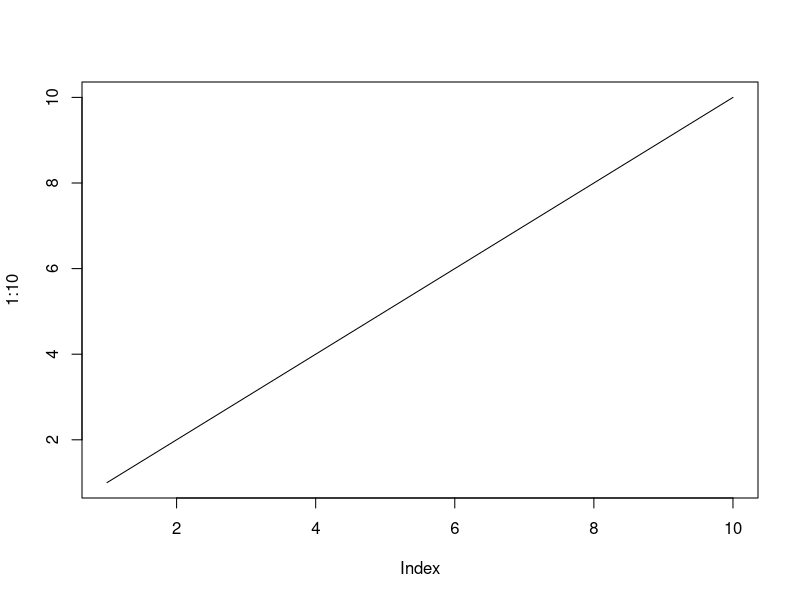
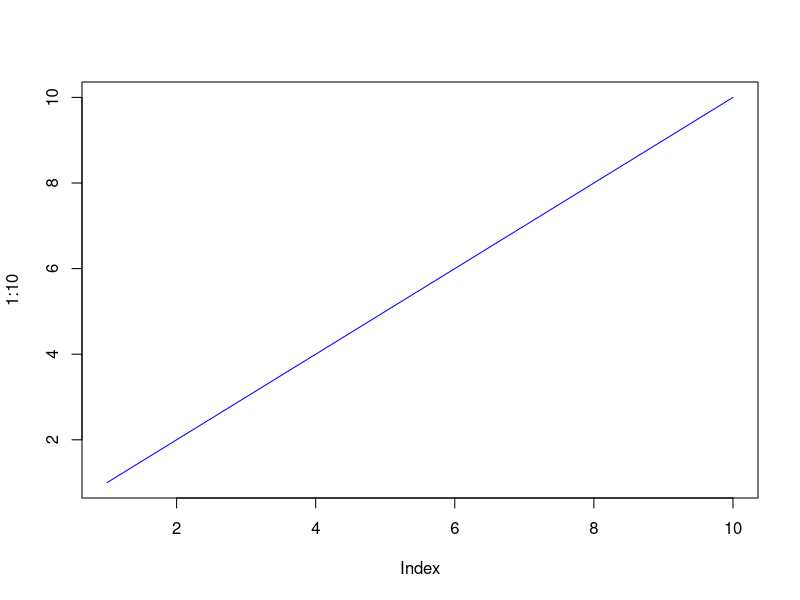
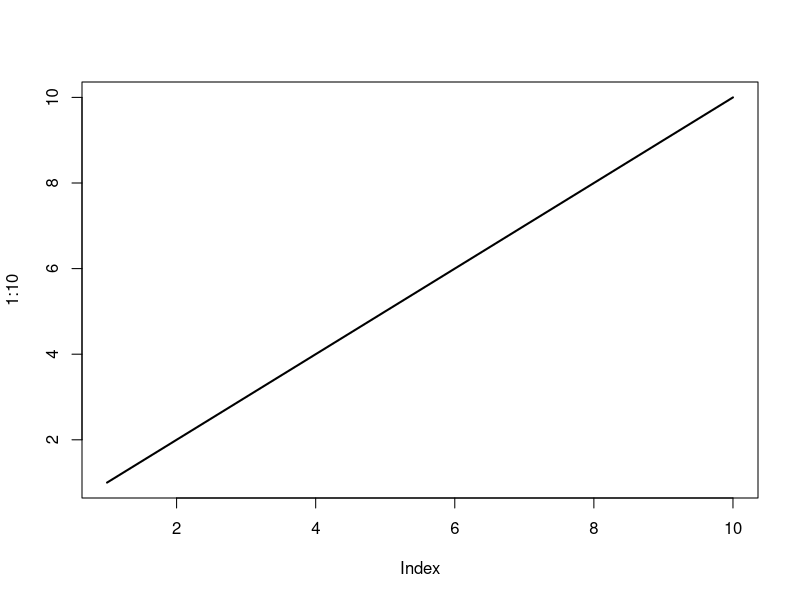
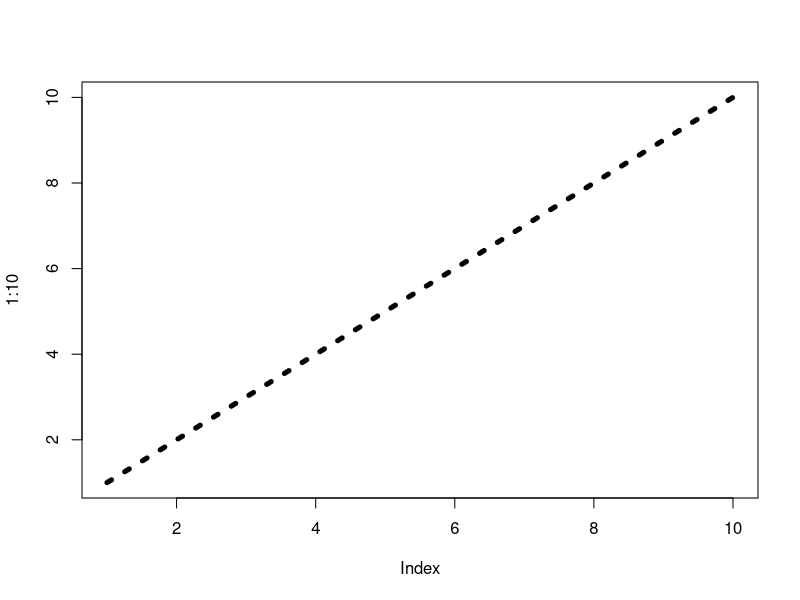
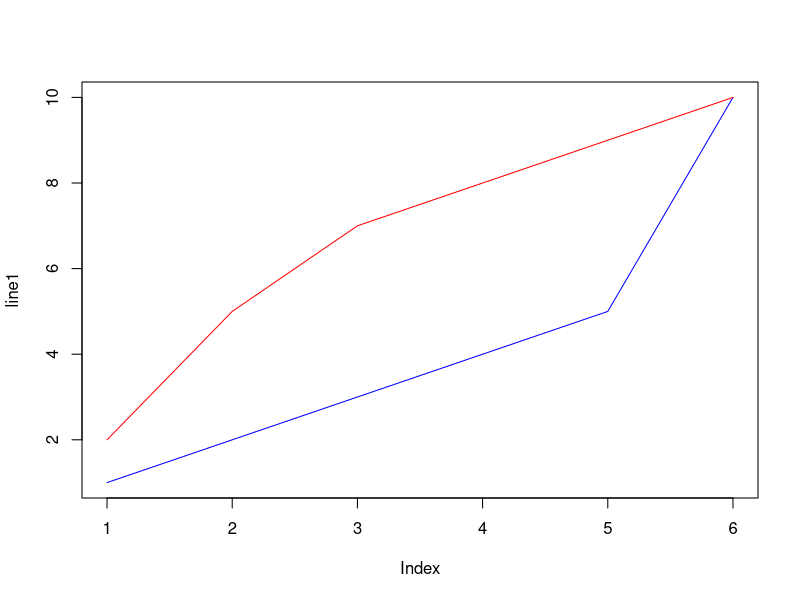

Write R code to recreate these figures, in order.
# R Line



# Line Graphs
# A line graph has a line that connects all the points in a diagram.
#To create a line, use the plot() function and add the type parameter with a value of "l"
plot(1:10, type="l")



# Line Color
# The line color is black by default. To change the color, use the col parameter
plot(1:10, type="l", col="blue")



# Line Width
# To change the width of the line, use the lwd parameter (1 is default, while 0.5 means 50% smaller, and 2 means 100% larger)
plot(1:10, type="l", lwd=2)



# Line Styles
# The line is solid by default. Use the lty parameter with a value from 0 to 6 to specify the line format.
# For example, lty=3 will display a dotted line instead of a solid line
plot(1:10, type="l", lwd=5, lty=3)



# Multiple Lines
# To display more than one line in a graph, use the plot() function together with the lines() function
line1 <- c(1,2,3,4,5,10)
line2 <- c(2,5,7,8,9,10)

plot(line1, type = "l", col = "blue")
lines(line2, type="l", col = "red")
